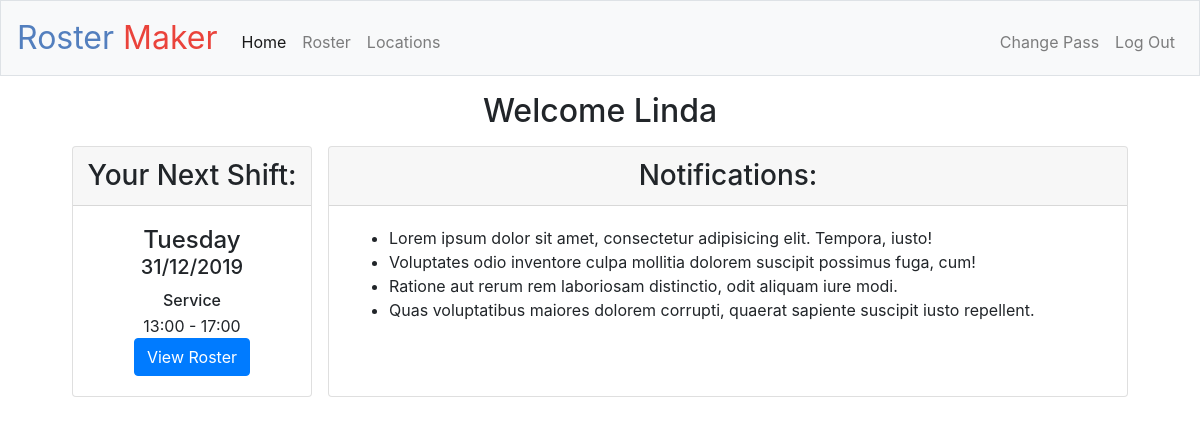
The app's page / (signed in) with its own data.
### application.py (models this page shows, shortened)
class Shift(db.Model):
    shift_id = db.Column(db.Integer, primary_key=True)
    date = db.Column(db.DateTime, nullable = False)
    start_time = db.Column(db.String(5), nullable=False)
    end_time = db.Column(db.String(5), nullable=False)
    location = db.Column(db.String(50), nullable=False)
    user_id = db.Column(db.Integer, db.ForeignKey('user.id'), nullable=False)
    sbreak = db.Column(db.String(5), default=None)

### application.py (the view)
@app.route("/")
@login_required
def index():
    tz = timezone('Australia/Sydney')
    date = datetime.now(tz).date()
    next_shift = Shift.query.filter(Shift.user_id == session["user_id"], Shift.date >= date).first()
    if next_shift:
        shift = next_shift.__dict__
        date = shift["date"]
        shift["datePretty"] = date.strftime("%d/%m/%Y")
        shift["day"] = date.strftime("%A")
    else:
        shift = None
    return render_template("index.html", shift=shift)

### application.py (called while the page is built)
@app.after_request
def after_request(response):
    response.headers["Cache-Control"] = "no-cache, no-store, must-revalidate"
    response.headers["Expires"] = 0
    response.headers["Pragma"] = "no-cache"
    return response

### helpers.py (called while the page is built)
def login_required(f):
    @wraps(f)
    def decorated_function(*args, **kwargs):
        if session.get("user_id") is None:
            return redirect("/login")
        return f(*args, **kwargs)
    return decorated_function

### templates/index.html (shortened to what this page needs)
{% extends "layout.html" %}
{% block scripts %}
    <link rel="stylesheet" href="/static/index.css"/>
{% endblock %}
{% block main %}
    <h2>Welcome {{ session.user_real_name }}</h2>
    <div class="d-flex flex-wrap justify-content-center">
        <div class="card m-2" id="nextShift">
            <h3 class="card-header px-2">Your Next Shift:</h3>
            <div class="card-body">
                {% if shift %}
                    <h4 class="card-title m-0">{{ shift["day"] }}</h4>
                    <h5 class="card-title">{{ shift["datePretty"] }}</h5>
                    <h6 class="card-text mb-1">{{ shift["location"]|title }}</h6>
                    <p class="card-text mb-0">{{ shift["start_time"] }} - {{ shift["end_time"] }}</p>
                    <a href="/roster" class="btn btn-primary">View Roster</a>
                {% else %}
                    <p class="card-text">You have no rostered shifts.</p>
                {% endif %}
            </div>
        </div>
        <div class="card m-2" id="notificationBox">
            <h3 class="card-header">Notifications:</h3>
            <div class="card-body text-left">
                <ul class="generic-list">
                    <li class="item">Lorem ipsum dolor sit amet, consectetur adipisicing elit. Tempora, iusto!</li>
                    <li class="item">Voluptates odio inventore culpa mollitia dolorem suscipit possimus fuga, cum!</li>
                    <li class="item">Ratione aut rerum rem laboriosam distinctio, odit aliquam iure modi.</li>
                    <li class="item">Quas voluptatibus maiores dolorem corrupti, quaerat sapiente suscipit iusto repellent.</li>
                </ul>
            </div>
        </div>
    </div>
{% endblock %}

### static/index.css (style rules this page uses)
#nextShift { width: 240px; }
#notificationBox { width: 100%; width: -webkit-calc(100% - 240px - 32px); width: -moz-calc(100% - 240px - 32px); width: calc(100% - 240px - 32px); max-width: 800px; }

### records on screen
Shift: location "Service", start_time "13:00", end_time "17:00"

### other values on screen
{{ session.user_real_name }} "Linda"
{{ shift["day"] }} "Tuesday"
{{ shift["datePretty"] }} "31/12/2019"
